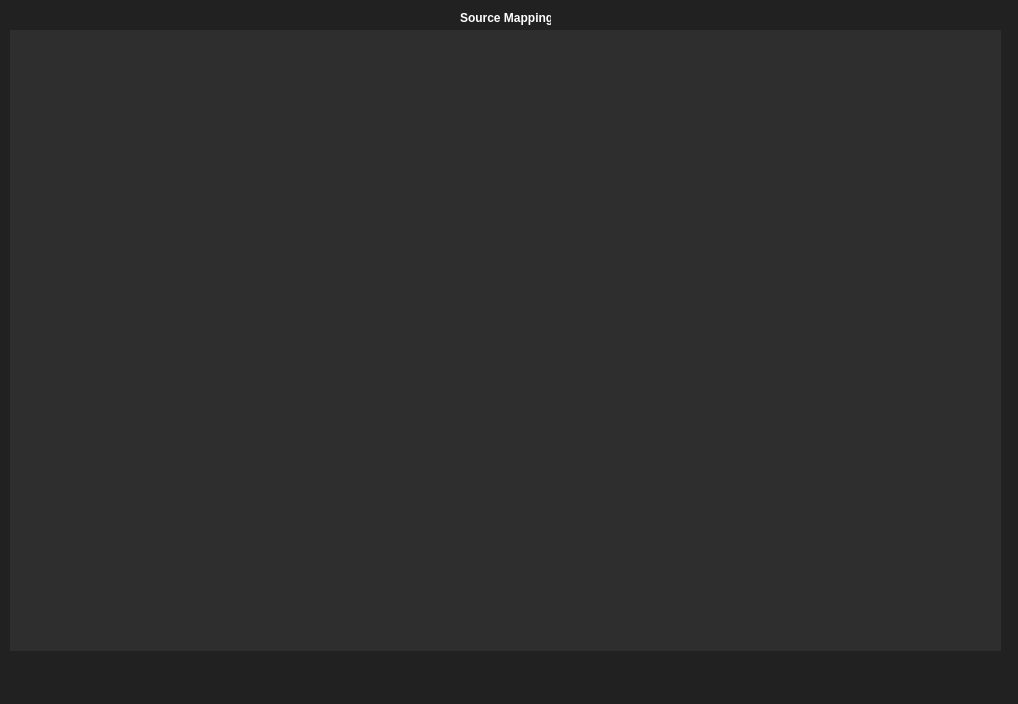
<?xml version="1.0" encoding="UTF-8"?>
<ui version="4.0">
 <class>MainWindow</class>
 <widget class="QMainWindow" name="MainWindow">
  <property name="geometry">
   <rect>
    <x>0</x>
    <y>0</y>
    <width>1018</width>
    <height>704</height>
   </rect>
  </property>
  <property name="windowTitle">
   <string>MainWindow</string>
  </property>
  <property name="styleSheet">
   <string notr="true">QWidget{
background-color:rgb(33,33,33);
color:#FFFFFF;
}
QTextEdit{
background-color:rgb(46,46,46);
border:0;
}</string>
  </property>
  <widget class="QWidget" name="centralwidget">
   <widget class="QTextEdit" name="textEdit">
    <property name="geometry">
     <rect>
      <x>10</x>
      <y>30</y>
      <width>991</width>
      <height>621</height>
     </rect>
    </property>
    <property name="readOnly">
     <bool>true</bool>
    </property>
   </widget>
   <widget class="QLabel" name="label">
    <property name="geometry">
     <rect>
      <x>460</x>
      <y>10</y>
      <width>91</width>
      <height>16</height>
     </rect>
    </property>
    <property name="font">
     <font>
      <bold>true</bold>
     </font>
    </property>
    <property name="text">
     <string>Source Mapping</string>
    </property>
   </widget>
  </widget>
  <widget class="QMenuBar" name="menubar">
   <property name="geometry">
    <rect>
     <x>0</x>
     <y>0</y>
     <width>1018</width>
     <height>22</height>
    </rect>
   </property>
  </widget>
  <widget class="QStatusBar" name="statusbar"/>
 </widget>
 <resources/>
 <connections/>
</ui>
